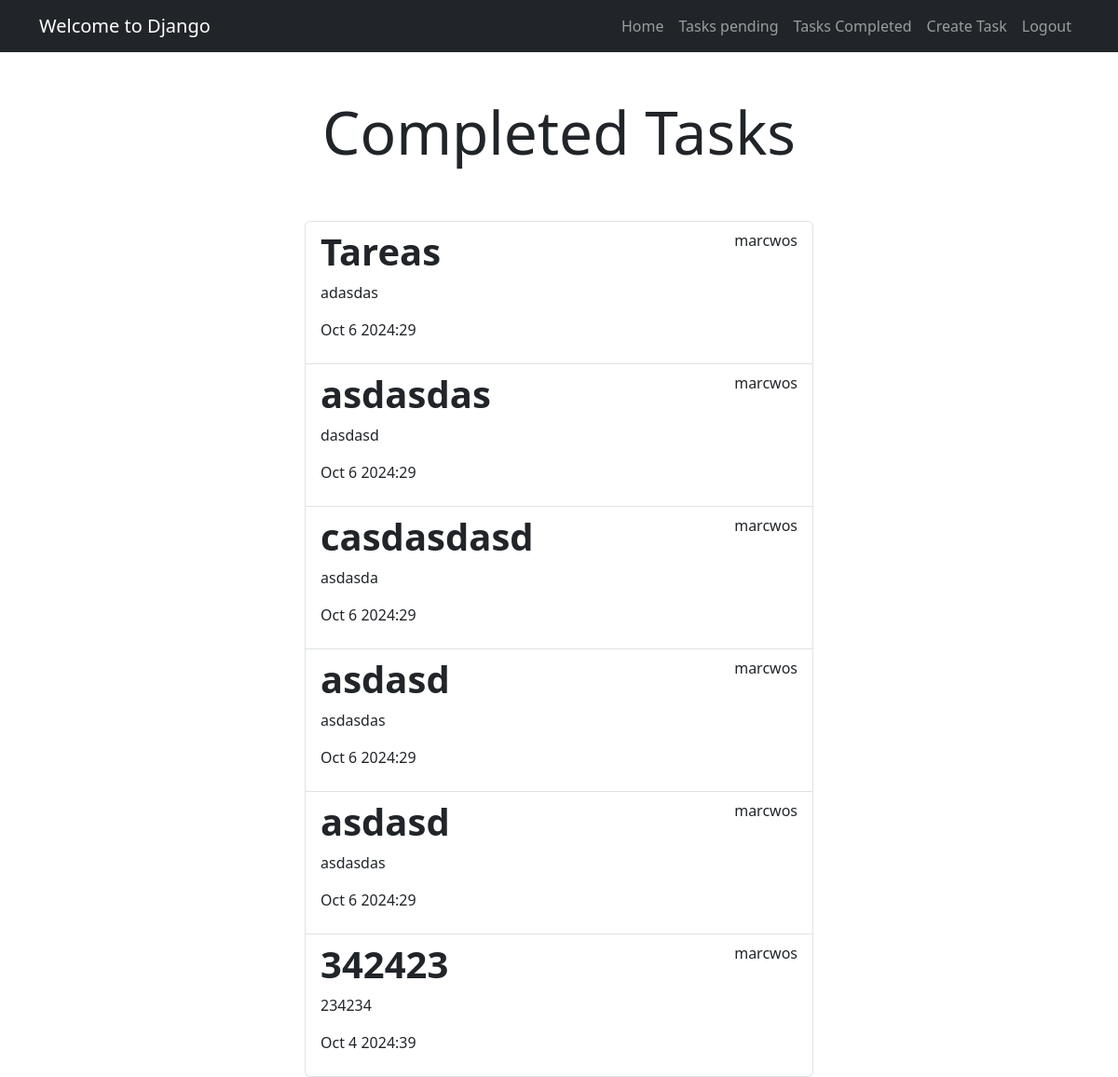
Screenshot of /tasks_completed/ (signed in) with the database file from the repository.
### tasks/models.py (models this page shows, shortened)
class Task(models.Model):
    TASK_TYPE_CHOICES = [
        ('university', 'Universitaria'),
        ('personal', 'Personal'),
        ('work', 'Laboral'),
    ]
    title = models.CharField(max_length=100)
    description = models.TextField(blank=True)
    created = models.DateTimeField(auto_now_add=True)
    datecompleted = models.DateTimeField(null=True, blank=True)
    user = models.ForeignKey(User, on_delete=models.CASCADE)
    task_type = models.CharField(max_length=10, choices=TASK_TYPE_CHOICES, default='personal')

### tasks/views.py (the view)
# urls.py: path('tasks_completed/', views.tasks_completed, name='tasks_completed'),
@login_required
def tasks_completed(request):
    tasks = Task.objects.filter(user=request.user, datecompleted__isnull=False).order_by('-datecompleted')
    return render(request, 'completed_task.html', {'tasks': tasks})

### tasks/templates/completed_task.html
{% extends 'base.html' %}
{% block content %}
<main class="container">
    <div class="row">
        <div class="col-md-6 offset-md-3">
            <h1 class="text-center display-3 py-5">Completed Tasks</h1>
            <ul class="list-group">
                {% for task in tasks %}
                <a class="list-group-item" href="{% url 'task_detail' task.id %}">
                    <header class="d-flex justify-content-between">
                        {% if task.task_type == 'urgent' %}
                        <h1 class="fw-bold text-danger">{{ task.title }}</h1>
                        {% elif task.important %}
                        <h1 class="fw-bold text-success">{{ task.title }}</h1>
                        {% else %}
                        <h1 class="fw-bold">{{ task.title }}</h1>
                        {% endif %}
                        <p>{{ task.user.username }}</p>
                    </header>
                    <p>{{ task.description }}</p>
                    <p>{{ task.datecompleted|date:'M j Y:i' }}</p>
                </a>
                {% endfor %}
            </ul>
        </div>
    </div>
</main>
{% endblock %}

### rows the page displays
Task: title "Tareas", user.username "marcwos", description "adasdas", datecompleted "Oct 6 2024:29"
Task: title "asdasdas", user.username "marcwos", description "dasdasd", datecompleted "Oct 6 2024:29"
Task: title "casdasdasd", user.username "marcwos", description "asdasda", datecompleted "Oct 6 2024:29"
Task: title "asdasd", user.username "marcwos", description "asdasdas", datecompleted "Oct 6 2024:29"
Task: title "asdasd", user.username "marcwos", description "asdasdas", datecompleted "Oct 6 2024:29"
Task: title "342423", user.username "marcwos", description "234234", datecompleted "Oct 4 2024:39"
